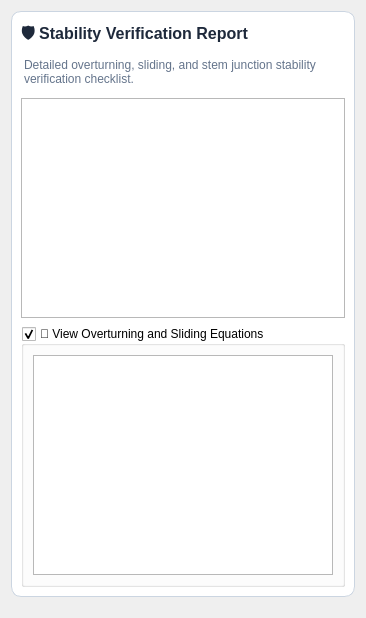
                            <widget class="QWidget" name="contents_tab_res_stability_report">
                              <layout class="QVBoxLayout" name="vbox_contents_tab_res_stability_report">
                                <item>
                                  <widget class="QFrame" name="card_stability_report">
                                    <property name="frameShape">
                                      <enum>QFrame::StyledPanel</enum>
                                    </property>
                                    <property name="styleSheet">
                                      <string>QFrame#card_stability_report { background-color: #ffffff; border: 1px solid #cbd5e1; border-radius: 10px; }</string>
                                    </property>
                                    <layout class="QVBoxLayout" name="layout_card_stability_report">
                                      <property name="spacing">
                                        <number>8</number>
                                      </property>
                                      <item>
                                        <widget class="QLabel" name="lbl_title_card_stability_report">
                                          <property name="text">
                                            <string>🛡️ Stability Verification Report</string>
                                          </property>
                                          <property name="styleSheet">
                                            <string>font-size: 16px; font-weight: 700; color: #1e293b; padding: 0px;</string>
                                          </property>
                                        </widget>
                                      </item>
                                      <item>
                                        <widget class="QLabel" name="lbl_desc_card_stability_report">
                                          <property name="text">
                                            <string>Detailed overturning, sliding, and stem junction stability verification checklist.</string>
                                          </property>
                                          <property name="styleSheet">
                                            <string>font-size: 12px; color: #64748b; margin-bottom: 4px; padding: 0px;</string>
                                          </property>
                                          <property name="wordWrap">
                                            <bool>true</bool>
                                          </property>
                                        </widget>
                                      </item>
                                      <item>
                                        <widget class="QTextBrowser" name="txt_stability_report">
                                          <property name="minimumSize">
                                            <size>
                                              <width>300</width>
                                              <height>220</height>
                                            </size>
                                          </property>
                                        </widget>
                                      </item>
                                      <item>
                                        <widget class="QGroupBox" name="grp_stability_equations">
                                          <property name="title">
                                            <string>📖 View Overturning and Sliding Equations</string>
                                          </property>
                                          <property name="checkable">
                                            <bool>true</bool>
                                          </property>
                                          <property name="checked">
                                            <bool>true</bool>
                                          </property>
                                          <layout class="QVBoxLayout" name="vbox_stability_equations">
                                            <item>
                                              <widget class="QTextBrowser" name="txt_stability_equations">
                                                <property name="minimumSize">
                                                  <size>
                                                    <width>300</width>
                                                    <height>220</height>
                                                  </size>
                                                </property>
                                              </widget>
                                            </item>
                                          </layout>
                                        </widget>
                                      </item>
                                    </layout>
                                  </widget>
                                </item>
                                <item>
                                  <spacer name="vspacer_tab_res_stability_report">
                                    <property name="orientation">
                                      <enum>Qt::Vertical</enum>
                                    </property>
                                    <property name="sizeHint">
                                      <size>
                                        <width>20</width>
                                        <height>10</height>
                                      </size>
                                    </property>
                                  </spacer>
                                </item>
                              </layout>
                            </widget>
